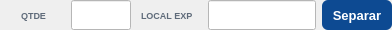
                  <widget class="QWidget" name="widget_21" native="true">
                   <property name="minimumSize">
                    <size>
                     <width>0</width>
                     <height>30</height>
                    </size>
                   </property>
                   <property name="maximumSize">
                    <size>
                     <width>16777215</width>
                     <height>30</height>
                    </size>
                   </property>
                   <property name="styleSheet">
                    <string notr="true"/>
                   </property>
                   <layout class="QHBoxLayout" name="horizontalLayout_19">
                    <property name="spacing">
                     <number>6</number>
                    </property>
                    <property name="leftMargin">
                     <number>0</number>
                    </property>
                    <property name="topMargin">
                     <number>0</number>
                    </property>
                    <property name="rightMargin">
                     <number>0</number>
                    </property>
                    <property name="bottomMargin">
                     <number>0</number>
                    </property>
                    <item>
                     <widget class="QLabel" name="label_34">
                      <property name="sizePolicy">
                       <sizepolicy hsizetype="Preferred" vsizetype="Preferred">
                        <horstretch>0</horstretch>
                        <verstretch>0</verstretch>
                       </sizepolicy>
                      </property>
                      <property name="minimumSize">
                       <size>
                        <width>65</width>
                        <height>0</height>
                       </size>
                      </property>
                      <property name="maximumSize">
                       <size>
                        <width>65</width>
                        <height>16777215</height>
                       </size>
                      </property>
                      <property name="font">
                       <font>
                        <pointsize>-1</pointsize>
                        <weight>75</weight>
                        <bold>true</bold>
                       </font>
                      </property>
                      <property name="styleSheet">
                       <string notr="true">border: none;
background: transparent;
color: #5f6b7a;
font-size: 9px;
font-weight: bold;
padding-left: 2px;</string>
                      </property>
                      <property name="text">
                       <string>QTDE</string>
                      </property>
                      <property name="alignment">
                       <set>Qt::AlignCenter</set>
                      </property>
                     </widget>
                    </item>
                    <item>
                     <widget class="QLineEdit" name="line_Qtde_Venda">
                      <property name="sizePolicy">
                       <sizepolicy hsizetype="Preferred" vsizetype="Preferred">
                        <horstretch>0</horstretch>
                        <verstretch>0</verstretch>
                       </sizepolicy>
                      </property>
                      <property name="minimumSize">
                       <size>
                        <width>60</width>
                        <height>0</height>
                       </size>
                      </property>
                      <property name="maximumSize">
                       <size>
                        <width>60</width>
                        <height>16777215</height>
                       </size>
                      </property>
                      <property name="font">
                       <font>
                        <pointsize>9</pointsize>
                       </font>
                      </property>
                      <property name="cursor">
                       <cursorShape>IBeamCursor</cursorShape>
                      </property>
                      <property name="styleSheet">
                       <string notr="true">background-color: rgb(255, 255, 255);</string>
                      </property>
                      <property name="inputMask">
                       <string/>
                      </property>
                      <property name="text">
                       <string/>
                      </property>
                      <property name="frame">
                       <bool>true</bool>
                      </property>
                      <property name="echoMode">
                       <enum>QLineEdit::Normal</enum>
                      </property>
                      <property name="alignment">
                       <set>Qt::AlignCenter</set>
                      </property>
                     </widget>
                    </item>
                    <item>
                     <widget class="QLabel" name="label_37">
                      <property name="sizePolicy">
                       <sizepolicy hsizetype="Preferred" vsizetype="Preferred">
                        <horstretch>0</horstretch>
                        <verstretch>0</verstretch>
                       </sizepolicy>
                      </property>
                      <property name="minimumSize">
                       <size>
                        <width>65</width>
                        <height>0</height>
                       </size>
                      </property>
                      <property name="maximumSize">
                       <size>
                        <width>65</width>
                        <height>16777215</height>
                       </size>
                      </property>
                      <property name="font">
                       <font>
                        <pointsize>-1</pointsize>
                        <weight>75</weight>
                        <bold>true</bold>
                       </font>
                      </property>
                      <property name="styleSheet">
                       <string notr="true">border: none;
background: transparent;
color: #5f6b7a;
font-size: 9px;
font-weight: bold;
padding-left: 2px;</string>
                      </property>
                      <property name="text">
                       <string>LOCAL EXP</string>
                      </property>
                      <property name="alignment">
                       <set>Qt::AlignLeading|Qt::AlignLeft|Qt::AlignVCenter</set>
                      </property>
                     </widget>
                    </item>
                    <item>
                     <widget class="QLineEdit" name="line_LocalExp_Venda">
                      <property name="sizePolicy">
                       <sizepolicy hsizetype="Preferred" vsizetype="Preferred">
                        <horstretch>0</horstretch>
                        <verstretch>0</verstretch>
                       </sizepolicy>
                      </property>
                      <property name="maximumSize">
                       <size>
                        <width>16777215</width>
                        <height>16777215</height>
                       </size>
                      </property>
                      <property name="font">
                       <font>
                        <pointsize>9</pointsize>
                       </font>
                      </property>
                      <property name="cursor">
                       <cursorShape>IBeamCursor</cursorShape>
                      </property>
                      <property name="styleSheet">
                       <string notr="true">background-color: rgb(255, 255, 255);</string>
                      </property>
                      <property name="inputMask">
                       <string/>
                      </property>
                      <property name="text">
                       <string/>
                      </property>
                      <property name="frame">
                       <bool>true</bool>
                      </property>
                      <property name="echoMode">
                       <enum>QLineEdit::Normal</enum>
                      </property>
                      <property name="alignment">
                       <set>Qt::AlignCenter</set>
                      </property>
                     </widget>
                    </item>
                    <item>
                     <widget class="QPushButton" name="btn_Consome_Venda">
                      <property name="sizePolicy">
                       <sizepolicy hsizetype="Preferred" vsizetype="Preferred">
                        <horstretch>0</horstretch>
                        <verstretch>0</verstretch>
                       </sizepolicy>
                      </property>
                      <property name="minimumSize">
                       <size>
                        <width>70</width>
                        <height>0</height>
                       </size>
                      </property>
                      <property name="maximumSize">
                       <size>
                        <width>70</width>
                        <height>16777215</height>
                       </size>
                      </property>
                      <property name="font">
                       <font>
                        <pointsize>10</pointsize>
                        <weight>75</weight>
                        <bold>true</bold>
                       </font>
                      </property>
                      <property name="cursor">
                       <cursorShape>PointingHandCursor</cursorShape>
                      </property>
                      <property name="layoutDirection">
                       <enum>Qt::LeftToRight</enum>
                      </property>
                      <property name="autoFillBackground">
                       <bool>false</bool>
                      </property>
                      <property name="styleSheet">
                       <string notr="true">QPushButton {
    background-color: #0d4a92;
    color: white;
    border: none;
    border-radius: 6px;
    padding: 6px 6px;
    font-size: 10pt;
font-weight: bold;
}

QPushButton:hover {
    background-color: #1557a6;
}

QPushButton:pressed {
    background-color: #0a3b75;
}</string>
                      </property>
                      <property name="text">
                       <string>Separar</string>
                      </property>
                      <property name="checkable">
                       <bool>false</bool>
                      </property>
                      <property name="autoDefault">
                       <bool>false</bool>
                      </property>
                      <property name="default">
                       <bool>false</bool>
                      </property>
                      <property name="flat">
                       <bool>false</bool>
                      </property>
                     </widget>
                    </item>
                   </layout>
                  </widget>
